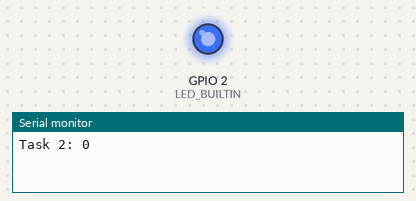
Bench run of a program on a simulated ESP32. On the bench: output pins drawn as LEDs (lit = HIGH), the last lines printed to the serial monitor.

Above: at 0.1 s.
At 11.6 s:
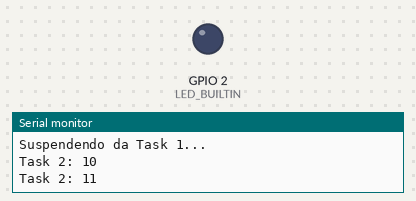
Timing chart, 0 to 19.5 s (numbered marks = the images above):
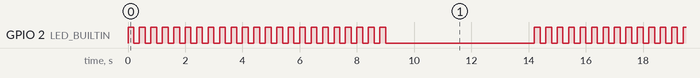

Measured:
- by itself, GPIO 2 (LED_BUILTIN): repeats every 15.0 s: HIGH 0.20 s, LOW 5.2 s, 24 × (HIGH 0.20 s, LOW 0.20 s)
- by itself, everything shown: repeats every 15.0 s, in 50 steps

The program:

main.cpp
```cpp
/********************************************************************
* Exemplo para reiniciar tasks
* Esse exemplo exibe como reiniciar tasks no FreeRTOS
* Fabiano Piroli
********************************************************************/
//Biblioteca arduino
#include <Arduino.h>
//Biblioteca FreeRTOS
#include <freertos/FreeRTOS.h>
#include <freertos/task.h>

//LED built-in --- IGNORE ---
#ifndef LED_BUILTIN
  #define LED_BUILTIN 2
#endif

// Variáveis para armazenar os handles das tasks
TaskHandle_t task1Handle = NULL;
TaskHandle_t task2Handle = NULL;

// Protótipos das funções das tasks
void task1(void *pvParameters);
void task2(void *pvParameters);

void setup() {
  Serial.begin(9600);
  pinMode(LED_BUILTIN, OUTPUT);

  // Criação das tasks
  xTaskCreate(task1, "Task 1", configMINIMAL_STACK_SIZE, NULL, 1, &task1Handle);
  xTaskCreate(task2, "Task 2", configMINIMAL_STACK_SIZE + 1024, NULL, 2, &task2Handle);
}

void loop() {
  vTaskDelay(1000); // Delay para evitar que o loop principal consuma muito tempo
}

// Função da Task 1
void task1(void *pvParameters) {
  while (1) {
    digitalWrite(LED_BUILTIN, !digitalRead(LED_BUILTIN)); // Alterna o estado do LED
    vTaskDelay(pdMS_TO_TICKS(200)); // Delay de 200ms
  }
}

// Função da Task 2
void task2(void *pvParameters) {

  int cont = 0;

  while (1) {
    Serial.println("Task 2: " + String(cont++)); // Imprime a contagem no Serial Monitor

    if(cont == 10) {
      Serial.println("Suspendendo da Task 1...");
      digitalWrite(LED_BUILTIN, LOW); // Garante que o LED esteja apagado após a Task 1 ser suspensa
      vTaskSuspend(task1Handle); // Suspende a Task 1
    }
    else if(cont == 15) {
      Serial.println("Reiniciando Task 1...");
      vTaskResume(task1Handle); // Reinicia a Task 1
      digitalWrite(LED_BUILTIN, HIGH); // Garante que o LED esteja aceso após a Task 1 ser reiniciada
      cont = 0; // Reinicia a contagem
    }

    vTaskDelay(pdMS_TO_TICKS(1000)); // Delay de 1 segundo
  }
}
```
